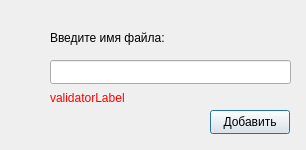
<?xml version="1.0" encoding="UTF-8"?>
<ui version="4.0">
 <class>AddFileDialog</class>
 <widget class="QDialog" name="AddFileDialog">
  <property name="geometry">
   <rect>
    <x>0</x>
    <y>0</y>
    <width>306</width>
    <height>150</height>
   </rect>
  </property>
  <property name="windowTitle">
   <string>Открыть файл</string>
  </property>
  <widget class="QLineEdit" name="fileNameEdit">
   <property name="geometry">
    <rect>
     <x>50</x>
     <y>60</y>
     <width>241</width>
     <height>24</height>
    </rect>
   </property>
  </widget>
  <widget class="QLabel" name="label">
   <property name="geometry">
    <rect>
     <x>50</x>
     <y>30</y>
     <width>121</width>
     <height>16</height>
    </rect>
   </property>
   <property name="text">
    <string>Введите имя файла:</string>
   </property>
  </widget>
  <widget class="QPushButton" name="addButton">
   <property name="geometry">
    <rect>
     <x>210</x>
     <y>110</y>
     <width>80</width>
     <height>24</height>
    </rect>
   </property>
   <property name="text">
    <string>Добавить</string>
   </property>
  </widget>
  <widget class="QLabel" name="validatorLabel">
   <property name="geometry">
    <rect>
     <x>50</x>
     <y>90</y>
     <width>241</width>
     <height>16</height>
    </rect>
   </property>
   <property name="styleSheet">
    <string notr="true">color: rgb(255, 0, 0)</string>
   </property>
   <property name="text">
    <string>validatorLabel</string>
   </property>
  </widget>
 </widget>
 <resources/>
 <connections/>
</ui>
